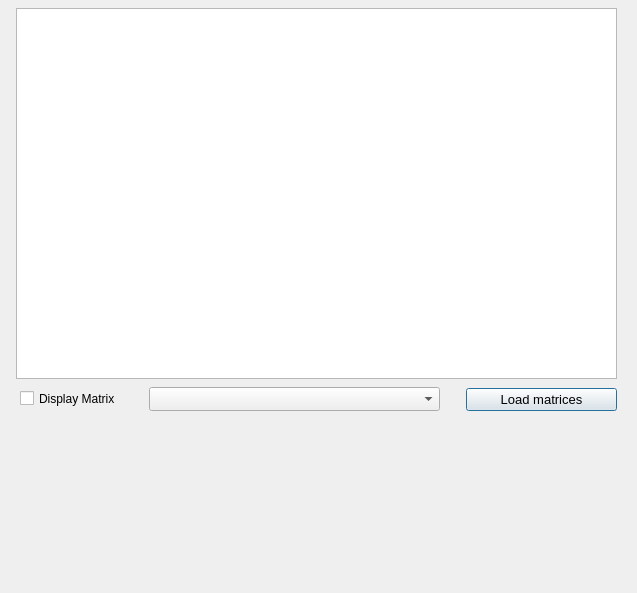
<?xml version="1.0" encoding="UTF-8"?>
<ui version="4.0">
 <class>MatrixDisplay</class>
 <widget class="QDialog" name="MatrixDisplay">
  <property name="windowModality">
   <enum>Qt::ApplicationModal</enum>
  </property>
  <property name="geometry">
   <rect>
    <x>0</x>
    <y>0</y>
    <width>637</width>
    <height>593</height>
   </rect>
  </property>
  <property name="windowTitle">
   <string>Aequilibrae - Desire Lines toolbox</string>
  </property>
  <property name="modal">
   <bool>true</bool>
  </property>
  <widget class="QTableView" name="matrix_viewer">
   <property name="geometry">
    <rect>
     <x>16</x>
     <y>8</y>
     <width>601</width>
     <height>371</height>
    </rect>
   </property>
  </widget>
  <widget class="QCheckBox" name="chb_display_matrix">
   <property name="geometry">
    <rect>
     <x>20</x>
     <y>390</y>
     <width>111</width>
     <height>17</height>
    </rect>
   </property>
   <property name="text">
    <string>Display Matrix</string>
   </property>
  </widget>
  <widget class="QPushButton" name="but_load_new_matrix">
   <property name="geometry">
    <rect>
     <x>466</x>
     <y>388</y>
     <width>151</width>
     <height>23</height>
    </rect>
   </property>
   <property name="font">
    <font>
     <pointsize>10</pointsize>
    </font>
   </property>
   <property name="text">
    <string>Load matrices</string>
   </property>
  </widget>
  <widget class="QComboBox" name="cbb_matrix_cores">
   <property name="geometry">
    <rect>
     <x>149</x>
     <y>387</y>
     <width>291</width>
     <height>24</height>
    </rect>
   </property>
   <property name="maxVisibleItems">
    <number>10</number>
   </property>
  </widget>
 </widget>
 <resources/>
 <connections/>
</ui>
